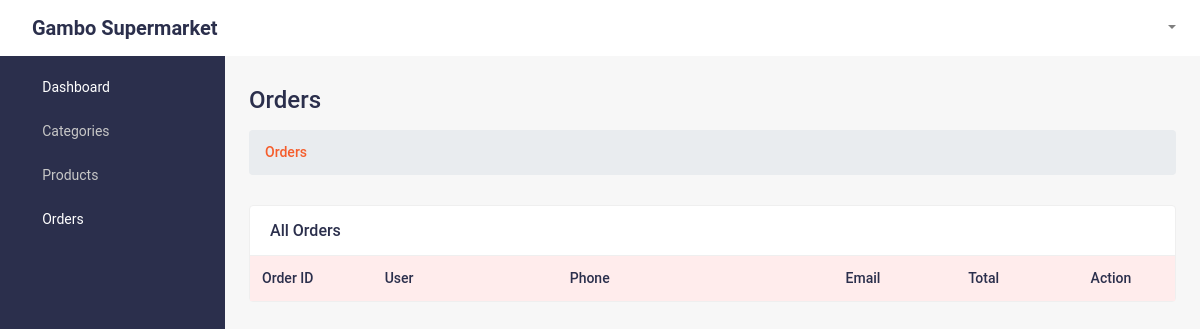
The app's page /farmers/farmer_orders/ (signed in), older data.
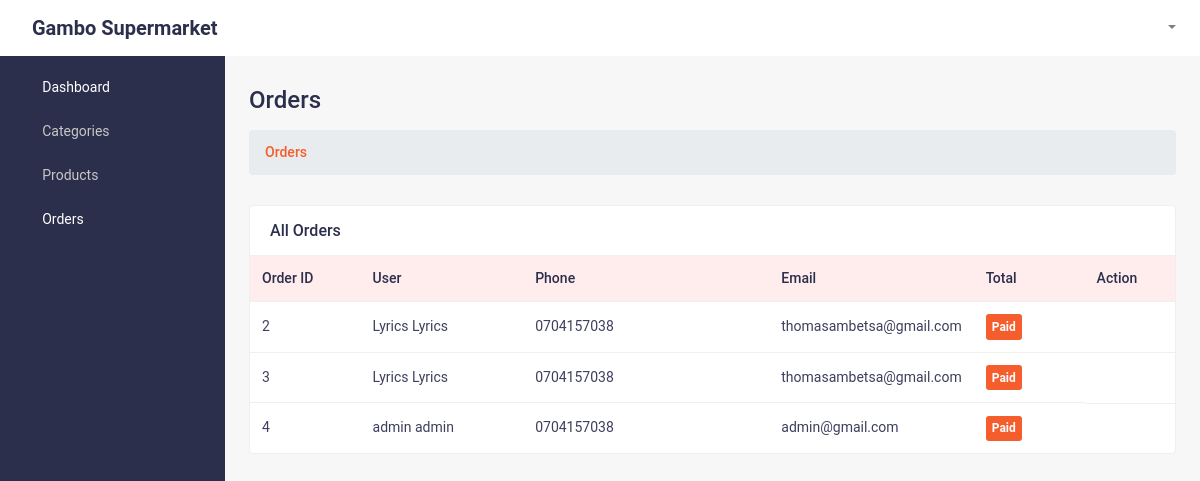
The same page, newer data.
### payment/models.py (models this page shows, shortened)
class Paid(models.Model):
    cart = models.ForeignKey(Cart,on_delete=models.CASCADE)
    user =  models.ForeignKey(User,on_delete=models.CASCADE)
    paid =  models.BooleanField(default=False)
    processed = models.BooleanField(default=False)

### cart/models.py (models this page shows, shortened)
class Cart(models.Model):
    user = models.ForeignKey(User,null=True,blank=True,on_delete=models.CASCADE)
    products = models.ManyToManyField(Products,blank=True)
    updates = models.DateTimeField(auto_now=True)
    timestamp = models.DateTimeField(auto_now_add=True)
    objects = CartManager()

### account/models.py (models this page shows, shortened)
class User(AbstractUser):
    email = models.EmailField(verbose_name='email',max_length=255,unique=True)
    phone = models.CharField(null=True,max_length=255)
    type = models.CharField(max_length=255,blank=True,null=True)
    REQUIRED_FIELDS = ['username','phone','first_name','last_name']
    USERNAME_FIELD = 'email'

### farmers/views.py (the view)
# urls.py: path("farmer_orders/",farmer_products,name="farmer_products")
@login_required(login_url='account:sign_in')
def farmer_products(request):
    all_orders = Paid.objects.filter(paid = True)
    context = {
         "all_orders":all_orders
    }
    return render(request,'orders_farmer.html',context)

### farmers/templates/orders_farmer.html (shortened to what this page needs)
{% load static %}
<!DOCTYPE html>
<html lang="en">
   {% include './farmer_index/head.html' %}
   <body class="sb-nav-fixed">
      {% include './farmer_index/nav.html'  %}
      <div id="layoutSidenav">
         {% include './farmer_index/sidebar.html' %}
         <div id="layoutSidenav_content">
            <main>
               <div class="container-fluid">
                  <h2 class="mt-30 page-title">Orders</h2>
                  <ol class="breadcrumb mb-30">
                     <li class="breadcrumb-item active">Orders</li>
                  </ol>
                  <div class="row">
                     <div class="col-xl-12 col-md-12">
                        <div class="card card-static-2 mb-30">
                           <div class="card-title-2">
                              <h4>All Orders</h4>
                           </div>
                           <div class="card-body-table">
                              <div class="table-responsive">
                                 <table class="table ucp-table table-hover">
                                    <thead>
                                       <tr>
                                          <th style="width:130px">Order ID</th>
                                          <th style="width:200px">User</th>
                                          <th style="width:300px">Phone</th>
                                          <th style="width:130px">Email</th>
                                          <th style="width:130px">Total</th>
                                          <th style="width:100px">Action</th>
                                       </tr>
                                    </thead>
                                    <tbody>
                                       {% if all_orders %}
                                       {% for f in all_orders %}
                                       <tr>
                                          <td>{{f.cart.id}}</td>
                                          <td>
                                             {{f.user.first_name}} {{f.user.last_name}}
                                          </td>
                                          <td>
                                             {{f.user.phone}}
                                          </td>
                                          <td>{{f.user.email}}</td>
                                          <td>
                                             <span class="badge-item badge-status">
                                                {% if f.paid %}
                                                Paid
                                                {% else %}
                                                Not Paid
                                                {% endif %}
                                             </span>
                                          </td>
                                          <td class="action-btns">
                                             <a href="order_view.html" class="views-btn"><i class="fas fa-eye"></i></a>
                                             <a href="order_edit.html" class="edit-btn"><i class="fas fa-edit"></i></a>
                                          </td>
                                       </tr>
                                       {% endfor %}
                                       {% endif %}
                                    </tbody>
                                 </table>
                              </div>
                           </div>
                        </div>
                     </div>
                  </div>
               </div>
            </main>
         </div>
      </div>
   </body>
</html>

Row changes from the older to the newer data that the page shows:
added Paid: cart.id "2", user.first_name "Lyrics", user.last_name "Lyrics", user.phone "0704157038", user.email "thomasambetsa@gmail.com", paid "Paid"
added Paid: cart.id "3", user.first_name "Lyrics", user.last_name "Lyrics", user.phone "0704157038", user.email "thomasambetsa@gmail.com", paid "Paid"
added Paid: cart.id "4", user.first_name "admin", user.last_name "admin", user.phone "0704157038", user.email "admin@gmail.com", paid "Paid"
